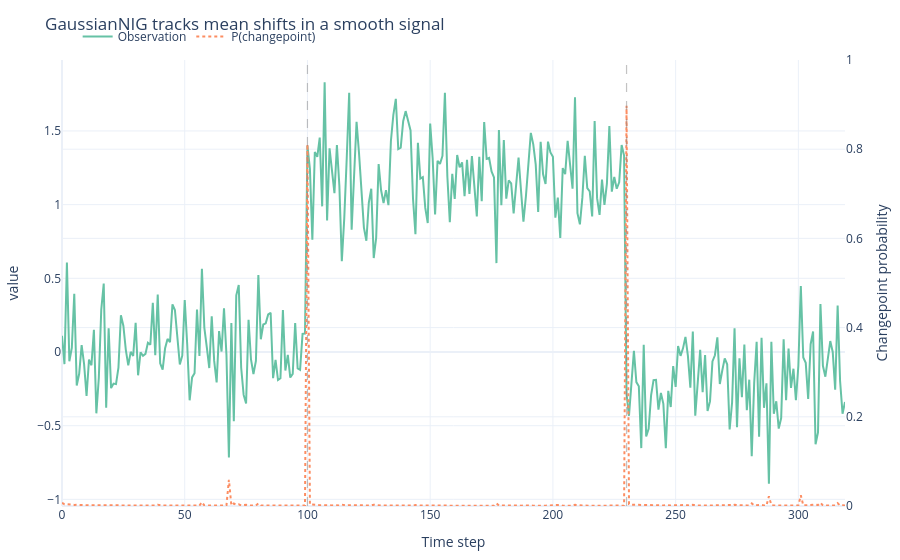

The code cell stored with this chart in its notebook:
### Markdown cell above
### GaussianNIG – fast baseline for well-behaved sensors

``GaussianNIG`` assumes that observations inside a segment follow a Normal
distribution with unknown mean and variance. The hyperparameters
``mu0``, ``kappa0``, ``alpha0`` and ``beta0`` encode your prior belief about the
mean and variance. This model is ideal when inputs are already z-scored or
when sensors deliver low-noise measurements.

* Use larger ``kappa0`` / ``alpha0`` when you want to trust the prior and
  require more evidence before declaring a shift.
* Reduce ``kappa0`` / ``alpha0`` for more reactive behavior (at the expense
  of false positives on noisy data).
* Prefer Student-t models if the signal can spike unexpectedly.

### Code cell
gaussian_df, gaussian_cps = generate_piecewise_gaussian(
    lengths=[100, 130, 90],
    means=[0.0, 1.2, -0.2],
    sigma=0.25,
    seed=5,
)
gaussian_model = GaussianNIG(mu0=0.0, kappa0=1.0, alpha0=0.5, beta0=0.5)
gaussian_hazard = ConstantHazard(lambda_=140)
gaussian_results = run_bocpd_series(
    gaussian_df["value"].to_numpy(),
    gaussian_model,
    gaussian_hazard,
    max_run_length=400,
)
fig = plot_series_with_cp(
    gaussian_results,
    value_col="value",
    cp_prob_col="cp_prob",
    changepoints=gaussian_cps,
    title="GaussianNIG tracks mean shifts in a smooth signal",
)
fig

### Figure 1 — Plotly figure (JSON) as saved in the notebook; plotly's stock layout.template omitted (floating-point values rounded to 4 significant figures; data arrays with more than 128 entries replaced by an {"elided": "..."} marker saying what was removed)
{"data": [{"line": {"color": "rgb(102,194,165)", "width": 2}, "mode": "lines", "name": "Observation", "type": "scatter", "x": {"elided": "320 int values"}, "y": {"elided": "320 float values"}}, {"line": {"color": "rgb(252,141,98)", "dash": "dot", "width": 2}, "mode": "lines", "name": "P(changepoint)", "type": "scatter", "x": {"elided": "320 int values"}, "y": {"elided": "320 float values"}, "yaxis": "y2"}], "layout": {"autosize": true, "legend": {"orientation": "h", "x": 0.02, "y": 1.02, "yanchor": "bottom"}, "margin": {"b": 40, "l": 40, "r": 40, "t": 60}, "shapes": [{"line": {"color": "#888", "dash": "dash", "width": 1.2}, "opacity": 0.5, "type": "line", "x0": 100, "x1": 100, "xref": "x", "y0": 0, "y1": 1, "yref": "y domain"}, {"line": {"color": "#888", "dash": "dash", "width": 1.2}, "opacity": 0.5, "type": "line", "x0": 230, "x1": 230, "xref": "x", "y0": 0, "y1": 1, "yref": "y domain"}], "title": {"text": "GaussianNIG tracks mean shifts in a smooth signal"}, "xaxis": {"autorange": true, "range": [0, 319], "title": {"text": "Time step"}, "type": "linear"}, "yaxis": {"autorange": true, "range": [-1.045, 1.982], "title": {"text": "value"}, "type": "linear"}, "yaxis2": {"overlaying": "y", "range": [0, 1], "side": "right", "title": {"text": "Changepoint probability"}, "type": "linear"}}}
